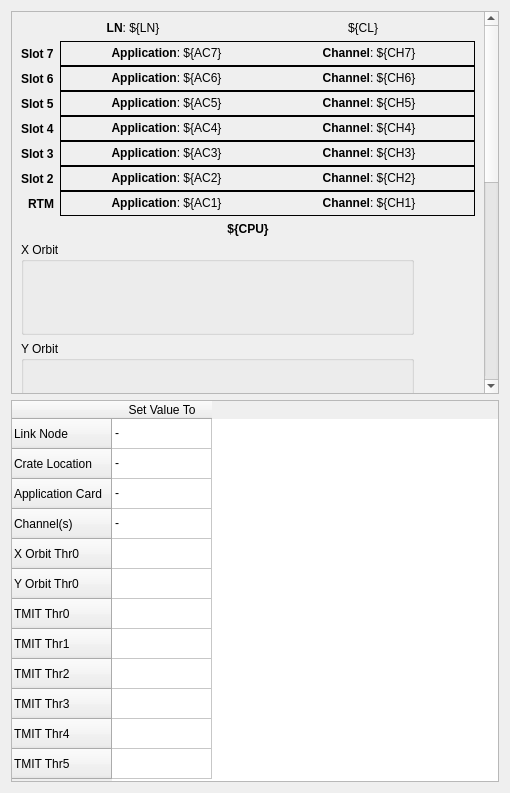
<?xml version="1.0" encoding="UTF-8"?>
<ui version="4.0">
 <class>Form</class>
 <widget class="QWidget" name="Form">
  <property name="geometry">
   <rect>
    <x>0</x>
    <y>0</y>
    <width>510</width>
    <height>793</height>
   </rect>
  </property>
  <property name="windowTitle">
   <string>Form</string>
  </property>
  <layout class="QVBoxLayout" name="verticalLayout">
   <item>
    <widget class="QScrollArea" name="single_dev_scroll">
     <property name="sizePolicy">
      <sizepolicy hsizetype="MinimumExpanding" vsizetype="Expanding">
       <horstretch>0</horstretch>
       <verstretch>0</verstretch>
      </sizepolicy>
     </property>
     <property name="widgetResizable">
      <bool>true</bool>
     </property>
     <widget class="QWidget" name="single_dev_cntnt">
      <property name="geometry">
       <rect>
        <x>0</x>
        <y>0</y>
        <width>476</width>
        <height>875</height>
       </rect>
      </property>
      <layout class="QVBoxLayout" name="verticalLayout_5">
       <item>
        <layout class="QHBoxLayout" name="ln_loc_lyt">
         <item>
          <widget class="QLabel" name="link_node_lbl">
           <property name="text">
            <string>&lt;html&gt;&lt;head/&gt;&lt;body&gt;&lt;p&gt;&lt;span style=&quot; font-weight:600;&quot;&gt;LN&lt;/span&gt;: ${LN}&lt;/p&gt;&lt;/body&gt;&lt;/html&gt;</string>
           </property>
           <property name="alignment">
            <set>Qt::AlignCenter</set>
           </property>
          </widget>
         </item>
         <item>
          <widget class="QLabel" name="crate_loc_lbl">
           <property name="text">
            <string>${CL}</string>
           </property>
           <property name="alignment">
            <set>Qt::AlignCenter</set>
           </property>
          </widget>
         </item>
        </layout>
       </item>
       <item>
        <layout class="QGridLayout" name="crate_lyt">
         <property name="verticalSpacing">
          <number>0</number>
         </property>
         <item row="3" column="0">
          <widget class="QLabel" name="slot_4_lbl">
           <property name="sizePolicy">
            <sizepolicy hsizetype="Fixed" vsizetype="Preferred">
             <horstretch>0</horstretch>
             <verstretch>0</verstretch>
            </sizepolicy>
           </property>
           <property name="minimumSize">
            <size>
             <width>0</width>
             <height>25</height>
            </size>
           </property>
           <property name="font">
            <font>
             <weight>75</weight>
             <bold>true</bold>
            </font>
           </property>
           <property name="text">
            <string>Slot 4</string>
           </property>
          </widget>
         </item>
         <item row="5" column="0">
          <widget class="QLabel" name="slot_2_lbl">
           <property name="sizePolicy">
            <sizepolicy hsizetype="Fixed" vsizetype="Preferred">
             <horstretch>0</horstretch>
             <verstretch>0</verstretch>
            </sizepolicy>
           </property>
           <property name="minimumSize">
            <size>
             <width>0</width>
             <height>25</height>
            </size>
           </property>
           <property name="font">
            <font>
             <weight>75</weight>
             <bold>true</bold>
            </font>
           </property>
           <property name="text">
            <string>Slot 2</string>
           </property>
          </widget>
         </item>
         <item row="1" column="0">
          <widget class="QLabel" name="slot_6_lbl">
           <property name="sizePolicy">
            <sizepolicy hsizetype="Fixed" vsizetype="Preferred">
             <horstretch>0</horstretch>
             <verstretch>0</verstretch>
            </sizepolicy>
           </property>
           <property name="minimumSize">
            <size>
             <width>0</width>
             <height>25</height>
            </size>
           </property>
           <property name="font">
            <font>
             <weight>75</weight>
             <bold>true</bold>
            </font>
           </property>
           <property name="text">
            <string>Slot 6</string>
           </property>
          </widget>
         </item>
         <item row="2" column="0">
          <widget class="QLabel" name="slot_5_lbl">
           <property name="sizePolicy">
            <sizepolicy hsizetype="Fixed" vsizetype="Preferred">
             <horstretch>0</horstretch>
             <verstretch>0</verstretch>
            </sizepolicy>
           </property>
           <property name="minimumSize">
            <size>
             <width>0</width>
             <height>25</height>
            </size>
           </property>
           <property name="font">
            <font>
             <weight>75</weight>
             <bold>true</bold>
            </font>
           </property>
           <property name="text">
            <string>Slot 5</string>
           </property>
          </widget>
         </item>
         <item row="0" column="0">
          <widget class="QLabel" name="slot_7_lbl">
           <property name="sizePolicy">
            <sizepolicy hsizetype="Fixed" vsizetype="Preferred">
             <horstretch>0</horstretch>
             <verstretch>0</verstretch>
            </sizepolicy>
           </property>
           <property name="minimumSize">
            <size>
             <width>0</width>
             <height>25</height>
            </size>
           </property>
           <property name="font">
            <font>
             <weight>75</weight>
             <bold>true</bold>
            </font>
           </property>
           <property name="text">
            <string>Slot 7</string>
           </property>
          </widget>
         </item>
         <item row="4" column="0">
          <widget class="QLabel" name="slot_3_lbl">
           <property name="sizePolicy">
            <sizepolicy hsizetype="Fixed" vsizetype="Preferred">
             <horstretch>0</horstretch>
             <verstretch>0</verstretch>
            </sizepolicy>
           </property>
           <property name="minimumSize">
            <size>
             <width>0</width>
             <height>25</height>
            </size>
           </property>
           <property name="font">
            <font>
             <weight>75</weight>
             <bold>true</bold>
            </font>
           </property>
           <property name="text">
            <string>Slot 3</string>
           </property>
          </widget>
         </item>
         <item row="0" column="1">
          <widget class="QFrame" name="slot_7_frame">
           <property name="frameShape">
            <enum>QFrame::Box</enum>
           </property>
           <property name="frameShadow">
            <enum>QFrame::Plain</enum>
           </property>
           <layout class="QHBoxLayout" name="horizontalLayout">
            <property name="spacing">
             <number>0</number>
            </property>
            <property name="leftMargin">
             <number>4</number>
            </property>
            <property name="topMargin">
             <number>4</number>
            </property>
            <property name="rightMargin">
             <number>4</number>
            </property>
            <property name="bottomMargin">
             <number>4</number>
            </property>
            <item>
             <widget class="QLabel" name="app_7_lbl">
              <property name="toolTip">
               <string>${AC7}</string>
              </property>
              <property name="text">
               <string>&lt;html&gt;&lt;head/&gt;&lt;body&gt;&lt;p&gt;&lt;span style=&quot; font-weight:600;&quot;&gt;Application&lt;/span&gt;: ${AC7}&lt;/p&gt;&lt;/body&gt;&lt;/html&gt;</string>
              </property>
              <property name="alignment">
               <set>Qt::AlignCenter</set>
              </property>
             </widget>
            </item>
            <item>
             <widget class="QLabel" name="ch_7_lbl">
              <property name="toolTip">
               <string>${CH7}</string>
              </property>
              <property name="text">
               <string>&lt;html&gt;&lt;head/&gt;&lt;body&gt;&lt;p&gt;&lt;span style=&quot; font-weight:600;&quot;&gt;Channel&lt;/span&gt;: ${CH7}&lt;/p&gt;&lt;/body&gt;&lt;/html&gt;</string>
              </property>
              <property name="alignment">
               <set>Qt::AlignCenter</set>
              </property>
              <property name="wordWrap">
               <bool>true</bool>
              </property>
             </widget>
            </item>
           </layout>
          </widget>
         </item>
         <item row="6" column="0">
          <widget class="QLabel" name="slot_1_lbl">
           <property name="sizePolicy">
            <sizepolicy hsizetype="Preferred" vsizetype="Preferred">
             <horstretch>0</horstretch>
             <verstretch>0</verstretch>
            </sizepolicy>
           </property>
           <property name="minimumSize">
            <size>
             <width>0</width>
             <height>25</height>
            </size>
           </property>
           <property name="font">
            <font>
             <weight>75</weight>
             <bold>true</bold>
            </font>
           </property>
           <property name="text">
            <string>RTM</string>
           </property>
           <property name="alignment">
            <set>Qt::AlignRight|Qt::AlignTrailing|Qt::AlignVCenter</set>
           </property>
          </widget>
         </item>
         <item row="1" column="1">
          <widget class="QFrame" name="slot_6_frame">
           <property name="frameShape">
            <enum>QFrame::Box</enum>
           </property>
           <property name="frameShadow">
            <enum>QFrame::Plain</enum>
           </property>
           <layout class="QHBoxLayout" name="horizontalLayout_2">
            <property name="spacing">
             <number>0</number>
            </property>
            <property name="leftMargin">
             <number>4</number>
            </property>
            <property name="topMargin">
             <number>4</number>
            </property>
            <property name="rightMargin">
             <number>4</number>
            </property>
            <property name="bottomMargin">
             <number>4</number>
            </property>
            <item>
             <widget class="QLabel" name="app_6_lbl">
              <property name="toolTip">
               <string>${AC6}</string>
              </property>
              <property name="text">
               <string>&lt;html&gt;&lt;head/&gt;&lt;body&gt;&lt;p&gt;&lt;span style=&quot; font-weight:600;&quot;&gt;Application&lt;/span&gt;: ${AC6}&lt;/p&gt;&lt;/body&gt;&lt;/html&gt;</string>
              </property>
              <property name="alignment">
               <set>Qt::AlignCenter</set>
              </property>
             </widget>
            </item>
            <item>
             <widget class="QLabel" name="ch_6_lbl">
              <property name="toolTip">
               <string>${CH6}</string>
              </property>
              <property name="text">
               <string>&lt;html&gt;&lt;head/&gt;&lt;body&gt;&lt;p&gt;&lt;span style=&quot; font-weight:600;&quot;&gt;Channel&lt;/span&gt;: ${CH6}&lt;/p&gt;&lt;/body&gt;&lt;/html&gt;</string>
              </property>
              <property name="alignment">
               <set>Qt::AlignCenter</set>
              </property>
              <property name="wordWrap">
               <bool>true</bool>
              </property>
             </widget>
            </item>
           </layout>
          </widget>
         </item>
         <item row="2" column="1">
          <widget class="QFrame" name="slot_5_frame">
           <property name="frameShape">
            <enum>QFrame::Box</enum>
           </property>
           <property name="frameShadow">
            <enum>QFrame::Plain</enum>
           </property>
           <layout class="QHBoxLayout" name="horizontalLayout_3">
            <property name="spacing">
             <number>0</number>
            </property>
            <property name="leftMargin">
             <number>4</number>
            </property>
            <property name="topMargin">
             <number>4</number>
            </property>
            <property name="rightMargin">
             <number>4</number>
            </property>
            <property name="bottomMargin">
             <number>4</number>
            </property>
            <item>
             <widget class="QLabel" name="app_5_lbl">
              <property name="toolTip">
               <string>${AC5}</string>
              </property>
              <property name="text">
               <string>&lt;html&gt;&lt;head/&gt;&lt;body&gt;&lt;p&gt;&lt;span style=&quot; font-weight:600;&quot;&gt;Application&lt;/span&gt;: ${AC5}&lt;/p&gt;&lt;/body&gt;&lt;/html&gt;</string>
              </property>
              <property name="alignment">
               <set>Qt::AlignCenter</set>
              </property>
             </widget>
            </item>
            <item>
             <widget class="QLabel" name="ch_5_lbl">
              <property name="toolTip">
               <string>${CH5}</string>
              </property>
              <property name="text">
               <string>&lt;html&gt;&lt;head/&gt;&lt;body&gt;&lt;p&gt;&lt;span style=&quot; font-weight:600;&quot;&gt;Channel&lt;/span&gt;: ${CH5}&lt;/p&gt;&lt;/body&gt;&lt;/html&gt;</string>
              </property>
              <property name="alignment">
               <set>Qt::AlignCenter</set>
              </property>
              <property name="wordWrap">
               <bool>true</bool>
              </property>
             </widget>
            </item>
           </layout>
          </widget>
         </item>
         <item row="3" column="1">
          <widget class="QFrame" name="slot_4_frame">
           <property name="frameShape">
            <enum>QFrame::Box</enum>
           </property>
           <property name="frameShadow">
            <enum>QFrame::Plain</enum>
           </property>
           <layout class="QHBoxLayout" name="horizontalLayout_4">
            <property name="spacing">
             <number>0</number>
            </property>
            <property name="leftMargin">
             <number>4</number>
            </property>
            <property name="topMargin">
             <number>4</number>
            </property>
            <property name="rightMargin">
             <number>4</number>
            </property>
            <property name="bottomMargin">
             <number>4</number>
            </property>
            <item>
             <widget class="QLabel" name="app_4_lbl">
              <property name="toolTip">
               <string>${AC4}</string>
              </property>
              <property name="text">
               <string>&lt;html&gt;&lt;head/&gt;&lt;body&gt;&lt;p&gt;&lt;span style=&quot; font-weight:600;&quot;&gt;Application&lt;/span&gt;: ${AC4}&lt;/p&gt;&lt;/body&gt;&lt;/html&gt;</string>
              </property>
              <property name="alignment">
               <set>Qt::AlignCenter</set>
              </property>
             </widget>
            </item>
            <item>
             <widget class="QLabel" name="ch_4_lbl">
              <property name="toolTip">
               <string>${CH4}</string>
              </property>
              <property name="text">
               <string>&lt;html&gt;&lt;head/&gt;&lt;body&gt;&lt;p&gt;&lt;span style=&quot; font-weight:600;&quot;&gt;Channel&lt;/span&gt;: ${CH4}&lt;/p&gt;&lt;/body&gt;&lt;/html&gt;</string>
              </property>
              <property name="alignment">
               <set>Qt::AlignCenter</set>
              </property>
              <property name="wordWrap">
               <bool>true</bool>
              </property>
             </widget>
            </item>
           </layout>
          </widget>
         </item>
         <item row="4" column="1">
          <widget class="QFrame" name="slot_3_frame">
           <property name="frameShape">
            <enum>QFrame::Box</enum>
           </property>
           <property name="frameShadow">
            <enum>QFrame::Plain</enum>
           </property>
           <layout class="QHBoxLayout" name="horizontalLayout_5">
            <property name="spacing">
             <number>0</number>
            </property>
            <property name="leftMargin">
             <number>4</number>
            </property>
            <property name="topMargin">
             <number>4</number>
            </property>
            <property name="rightMargin">
             <number>4</number>
            </property>
            <property name="bottomMargin">
             <number>4</number>
            </property>
            <item>
             <widget class="QLabel" name="app_3_lbl">
              <property name="toolTip">
               <string>${AC3}</string>
              </property>
              <property name="text">
               <string>&lt;html&gt;&lt;head/&gt;&lt;body&gt;&lt;p&gt;&lt;span style=&quot; font-weight:600;&quot;&gt;Application&lt;/span&gt;: ${AC3}&lt;/p&gt;&lt;/body&gt;&lt;/html&gt;</string>
              </property>
              <property name="alignment">
               <set>Qt::AlignCenter</set>
              </property>
             </widget>
            </item>
            <item>
             <widget class="QLabel" name="ch_3_lbl">
              <property name="toolTip">
               <string>${CH3}</string>
              </property>
              <property name="text">
               <string>&lt;html&gt;&lt;head/&gt;&lt;body&gt;&lt;p&gt;&lt;span style=&quot; font-weight:600;&quot;&gt;Channel&lt;/span&gt;: ${CH3}&lt;/p&gt;&lt;/body&gt;&lt;/html&gt;</string>
              </property>
              <property name="alignment">
               <set>Qt::AlignCenter</set>
              </property>
              <property name="wordWrap">
               <bool>true</bool>
              </property>
             </widget>
            </item>
           </layout>
          </widget>
         </item>
         <item row="5" column="1">
          <widget class="QFrame" name="slot_2_frame">
           <property name="frameShape">
            <enum>QFrame::Box</enum>
           </property>
           <property name="frameShadow">
            <enum>QFrame::Plain</enum>
           </property>
           <layout class="QHBoxLayout" name="horizontalLayout_6">
            <property name="spacing">
             <number>0</number>
            </property>
            <property name="leftMargin">
             <number>4</number>
            </property>
            <property name="topMargin">
             <number>4</number>
            </property>
            <property name="rightMargin">
             <number>4</number>
            </property>
            <property name="bottomMargin">
             <number>4</number>
            </property>
            <item>
             <widget class="QLabel" name="app_2_lbl">
              <property name="toolTip">
               <string>${AC2}</string>
              </property>
              <property name="text">
               <string>&lt;html&gt;&lt;head/&gt;&lt;body&gt;&lt;p&gt;&lt;span style=&quot; font-weight:600;&quot;&gt;Application&lt;/span&gt;: ${AC2}&lt;/p&gt;&lt;/body&gt;&lt;/html&gt;</string>
              </property>
              <property name="alignment">
               <set>Qt::AlignCenter</set>
              </property>
             </widget>
            </item>
            <item>
             <widget class="QLabel" name="ch_2_lbl">
              <property name="toolTip">
               <string>${CH2}</string>
              </property>
              <property name="text">
               <string>&lt;html&gt;&lt;head/&gt;&lt;body&gt;&lt;p&gt;&lt;span style=&quot; font-weight:600;&quot;&gt;Channel&lt;/span&gt;: ${CH2}&lt;/p&gt;&lt;/body&gt;&lt;/html&gt;</string>
              </property>
              <property name="alignment">
               <set>Qt::AlignCenter</set>
              </property>
              <property name="wordWrap">
               <bool>true</bool>
              </property>
             </widget>
            </item>
           </layout>
          </widget>
         </item>
         <item row="6" column="1">
          <widget class="QFrame" name="slot_1_frame">
           <property name="frameShape">
            <enum>QFrame::Box</enum>
           </property>
           <property name="frameShadow">
            <enum>QFrame::Plain</enum>
           </property>
           <layout class="QHBoxLayout" name="horizontalLayout_7">
            <property name="spacing">
             <number>0</number>
            </property>
            <property name="leftMargin">
             <number>4</number>
            </property>
            <property name="topMargin">
             <number>4</number>
            </property>
            <property name="rightMargin">
             <number>4</number>
            </property>
            <property name="bottomMargin">
             <number>4</number>
            </property>
            <item>
             <widget class="QLabel" name="app_1_lbl">
              <property name="toolTip">
               <string>${AC1}</string>
              </property>
              <property name="text">
               <string>&lt;html&gt;&lt;head/&gt;&lt;body&gt;&lt;p&gt;&lt;span style=&quot; font-weight:600;&quot;&gt;Application&lt;/span&gt;: ${AC1}&lt;/p&gt;&lt;/body&gt;&lt;/html&gt;</string>
              </property>
              <property name="alignment">
               <set>Qt::AlignCenter</set>
              </property>
             </widget>
            </item>
            <item>
             <widget class="QLabel" name="ch_1_lbl">
              <property name="toolTip">
               <string>${CH1}</string>
              </property>
              <property name="text">
               <string>&lt;html&gt;&lt;head/&gt;&lt;body&gt;&lt;p&gt;&lt;span style=&quot; font-weight:600;&quot;&gt;Channel&lt;/span&gt;: ${CH1}&lt;/p&gt;&lt;/body&gt;&lt;/html&gt;</string>
              </property>
              <property name="alignment">
               <set>Qt::AlignCenter</set>
              </property>
              <property name="wordWrap">
               <bool>true</bool>
              </property>
             </widget>
            </item>
           </layout>
          </widget>
         </item>
        </layout>
       </item>
       <item>
        <widget class="QLabel" name="cpu_lbl">
         <property name="font">
          <font>
           <weight>75</weight>
           <bold>true</bold>
          </font>
         </property>
         <property name="text">
          <string>${CPU}</string>
         </property>
         <property name="alignment">
          <set>Qt::AlignCenter</set>
         </property>
        </widget>
       </item>
       <item>
        <widget class="QGroupBox" name="xorbit_box">
         <property name="sizePolicy">
          <sizepolicy hsizetype="Fixed" vsizetype="Preferred">
           <horstretch>0</horstretch>
           <verstretch>0</verstretch>
          </sizepolicy>
         </property>
         <property name="title">
          <string>X Orbit</string>
         </property>
         <layout class="QVBoxLayout" name="verticalLayout_2">
          <item>
           <widget class="PyDMEmbeddedDisplay" name="xorbit_embed">
            <property name="minimumSize">
             <size>
              <width>369</width>
              <height>52</height>
             </size>
            </property>
            <property name="maximumSize">
             <size>
              <width>369</width>
              <height>52</height>
             </size>
            </property>
            <property name="toolTip">
             <string/>
            </property>
            <property name="frameShape">
             <enum>QFrame::NoFrame</enum>
            </property>
            <property name="macros" stdset="0">
             <string>{&quot;P&quot;:&quot;${DEVICE}:X&quot;,&quot;THR&quot;:&quot;T0&quot;,&quot;NUM&quot;:&quot;0&quot;,&quot;FORMAT&quot;:&quot;DEFAULT&quot;}</string>
            </property>
            <property name="filename" stdset="0">
             <string>$PYDM/mps/mps_inline_threshold_rbv.py</string>
            </property>
           </widget>
          </item>
         </layout>
        </widget>
       </item>
       <item>
        <widget class="QGroupBox" name="yorbit_box">
         <property name="sizePolicy">
          <sizepolicy hsizetype="Fixed" vsizetype="Preferred">
           <horstretch>0</horstretch>
           <verstretch>0</verstretch>
          </sizepolicy>
         </property>
         <property name="title">
          <string>Y Orbit</string>
         </property>
         <layout class="QVBoxLayout" name="verticalLayout_3">
          <item>
           <widget class="PyDMEmbeddedDisplay" name="yorbit_embed">
            <property name="minimumSize">
             <size>
              <width>369</width>
              <height>52</height>
             </size>
            </property>
            <property name="maximumSize">
             <size>
              <width>369</width>
              <height>52</height>
             </size>
            </property>
            <property name="toolTip">
             <string/>
            </property>
            <property name="frameShape">
             <enum>QFrame::NoFrame</enum>
            </property>
            <property name="macros" stdset="0">
             <string>{&quot;P&quot;:&quot;${DEVICE}:Y&quot;,&quot;THR&quot;:&quot;T0&quot;,&quot;NUM&quot;:&quot;0&quot;,&quot;FORMAT&quot;:&quot;DEFAULT&quot;}</string>
            </property>
            <property name="filename" stdset="0">
             <string>$PYDM/mps/mps_inline_threshold_rbv.py</string>
            </property>
           </widget>
          </item>
         </layout>
        </widget>
       </item>
       <item>
        <widget class="QGroupBox" name="tmit_box">
         <property name="sizePolicy">
          <sizepolicy hsizetype="Fixed" vsizetype="Preferred">
           <horstretch>0</horstretch>
           <verstretch>0</verstretch>
          </sizepolicy>
         </property>
         <property name="title">
          <string>TMIT</string>
         </property>
         <layout class="QVBoxLayout" name="verticalLayout_4">
          <item>
           <widget class="PyDMEmbeddedDisplay" name="tmit_thr0_embed">
            <property name="minimumSize">
             <size>
              <width>369</width>
              <height>52</height>
             </size>
            </property>
            <property name="maximumSize">
             <size>
              <width>369</width>
              <height>52</height>
             </size>
            </property>
            <property name="toolTip">
             <string/>
            </property>
            <property name="frameShape">
             <enum>QFrame::NoFrame</enum>
            </property>
            <property name="macros" stdset="0">
             <string>{&quot;P&quot;:&quot;${DEVICE}:TMIT&quot;,&quot;THR&quot;:&quot;T0&quot;,&quot;NUM&quot;:&quot;0&quot;,&quot;FORMAT&quot;:&quot;DEFAULT&quot;}</string>
            </property>
            <property name="filename" stdset="0">
             <string>$PYDM/mps/mps_inline_threshold_rbv.py</string>
            </property>
           </widget>
          </item>
          <item>
           <widget class="PyDMEmbeddedDisplay" name="tmit_thr1_embed">
            <property name="minimumSize">
             <size>
              <width>369</width>
              <height>52</height>
             </size>
            </property>
            <property name="maximumSize">
             <size>
              <width>369</width>
              <height>52</height>
             </size>
            </property>
            <property name="toolTip">
             <string/>
            </property>
            <property name="frameShape">
             <enum>QFrame::NoFrame</enum>
            </property>
            <property name="macros" stdset="0">
             <string>{&quot;P&quot;:&quot;${DEVICE}:TMIT&quot;,&quot;THR&quot;:&quot;T1&quot;,&quot;NUM&quot;:&quot;1&quot;,&quot;FORMAT&quot;:&quot;DEFAULT&quot;}</string>
            </property>
            <property name="filename" stdset="0">
             <string>$PYDM/mps/mps_inline_threshold_rbv.py</string>
            </property>
           </widget>
          </item>
          <item>
           <widget class="PyDMEmbeddedDisplay" name="tmit_thr2_embed">
            <property name="minimumSize">
             <size>
              <width>369</width>
              <height>52</height>
             </size>
            </property>
            <property name="maximumSize">
             <size>
              <width>369</width>
              <height>52</height>
             </size>
            </property>
            <property name="toolTip">
             <string/>
            </property>
            <property name="frameShape">
             <enum>QFrame::NoFrame</enum>
            </property>
            <property name="macros" stdset="0">
             <string>{&quot;P&quot;:&quot;${DEVICE}:TMIT&quot;,&quot;THR&quot;:&quot;T2&quot;,&quot;NUM&quot;:&quot;2&quot;,&quot;FORMAT&quot;:&quot;DEFAULT&quot;}</string>
            </property>
            <property name="filename" stdset="0">
             <string>$PYDM/mps/mps_inline_threshold_rbv.py</string>
            </property>
           </widget>
          </item>
          <item>
           <widget class="PyDMEmbeddedDisplay" name="tmit_thr3_embed">
            <property name="minimumSize">
             <size>
              <width>369</width>
              <height>52</height>
             </size>
            </property>
            <property name="maximumSize">
             <size>
              <width>369</width>
              <height>52</height>
             </size>
            </property>
            <property name="toolTip">
             <string/>
            </property>
            <property name="frameShape">
             <enum>QFrame::NoFrame</enum>
            </property>
            <property name="macros" stdset="0">
             <string>{&quot;P&quot;:&quot;${DEVICE}:TMIT&quot;,&quot;THR&quot;:&quot;T3&quot;,&quot;NUM&quot;:&quot;3&quot;,&quot;FORMAT&quot;:&quot;DEFAULT&quot;}</string>
            </property>
            <property name="filename" stdset="0">
             <string>$PYDM/mps/mps_inline_threshold_rbv.py</string>
            </property>
           </widget>
          </item>
          <item>
           <widget class="PyDMEmbeddedDisplay" name="tmit_thr4_embed">
            <property name="minimumSize">
             <size>
              <width>369</width>
              <height>52</height>
             </size>
            </property>
            <property name="maximumSize">
             <size>
              <width>369</width>
              <height>52</height>
             </size>
            </property>
            <property name="toolTip">
             <string/>
            </property>
            <property name="frameShape">
             <enum>QFrame::NoFrame</enum>
            </property>
            <property name="macros" stdset="0">
             <string>{&quot;P&quot;:&quot;${DEVICE}:TMIT&quot;,&quot;THR&quot;:&quot;T4&quot;,&quot;NUM&quot;:&quot;4&quot;,&quot;FORMAT&quot;:&quot;DEFAULT&quot;}</string>
            </property>
            <property name="filename" stdset="0">
             <string>$PYDM/mps/mps_inline_threshold_rbv.py</string>
            </property>
           </widget>
          </item>
          <item>
           <widget class="PyDMEmbeddedDisplay" name="tmit_thr5_embed">
            <property name="minimumSize">
             <size>
              <width>369</width>
              <height>52</height>
             </size>
            </property>
            <property name="maximumSize">
             <size>
              <width>369</width>
              <height>52</height>
             </size>
            </property>
            <property name="toolTip">
             <string/>
            </property>
            <property name="frameShape">
             <enum>QFrame::NoFrame</enum>
            </property>
            <property name="macros" stdset="0">
             <string>{&quot;P&quot;:&quot;${DEVICE}:TMIT&quot;,&quot;THR&quot;:&quot;T5&quot;,&quot;NUM&quot;:&quot;5&quot;,&quot;FORMAT&quot;:&quot;DEFAULT&quot;}</string>
            </property>
            <property name="filename" stdset="0">
             <string>$PYDM/mps/mps_inline_threshold_rbv.py</string>
            </property>
           </widget>
          </item>
         </layout>
        </widget>
       </item>
       <item>
        <spacer name="single_dev_spcr">
         <property name="orientation">
          <enum>Qt::Vertical</enum>
         </property>
         <property name="sizeHint" stdset="0">
          <size>
           <width>20</width>
           <height>40</height>
          </size>
         </property>
        </spacer>
       </item>
      </layout>
     </widget>
    </widget>
   </item>
   <item>
    <widget class="QTableWidget" name="multi_dev_tbl">
     <property name="selectionBehavior">
      <enum>QAbstractItemView::SelectRows</enum>
     </property>
     <property name="verticalScrollMode">
      <enum>QAbstractItemView::ScrollPerPixel</enum>
     </property>
     <property name="horizontalScrollMode">
      <enum>QAbstractItemView::ScrollPerPixel</enum>
     </property>
     <row>
      <property name="text">
       <string>Link Node</string>
      </property>
     </row>
     <row>
      <property name="text">
       <string>Crate Location</string>
      </property>
     </row>
     <row>
      <property name="text">
       <string>Application Card</string>
      </property>
     </row>
     <row>
      <property name="text">
       <string>Channel(s)</string>
      </property>
     </row>
     <row>
      <property name="text">
       <string>X Orbit Thr0</string>
      </property>
     </row>
     <row>
      <property name="text">
       <string>Y Orbit Thr0</string>
      </property>
     </row>
     <row>
      <property name="text">
       <string>TMIT Thr0</string>
      </property>
     </row>
     <row>
      <property name="text">
       <string>TMIT Thr1</string>
      </property>
     </row>
     <row>
      <property name="text">
       <string>TMIT Thr2</string>
      </property>
     </row>
     <row>
      <property name="text">
       <string>TMIT Thr3</string>
      </property>
     </row>
     <row>
      <property name="text">
       <string>TMIT Thr4</string>
      </property>
     </row>
     <row>
      <property name="text">
       <string>TMIT Thr5</string>
      </property>
     </row>
     <column>
      <property name="text">
       <string>Set Value To</string>
      </property>
     </column>
     <item row="0" column="0">
      <property name="text">
       <string>-</string>
      </property>
     </item>
     <item row="1" column="0">
      <property name="text">
       <string>-</string>
      </property>
     </item>
     <item row="2" column="0">
      <property name="text">
       <string>-</string>
      </property>
     </item>
     <item row="3" column="0">
      <property name="text">
       <string>-</string>
      </property>
     </item>
    </widget>
   </item>
  </layout>
 </widget>
 <customwidgets>
  <customwidget>
   <class>PyDMEmbeddedDisplay</class>
   <extends>QFrame</extends>
   <header>pydm.widgets.embedded_display</header>
  </customwidget>
 </customwidgets>
 <resources/>
 <connections/>
</ui>
